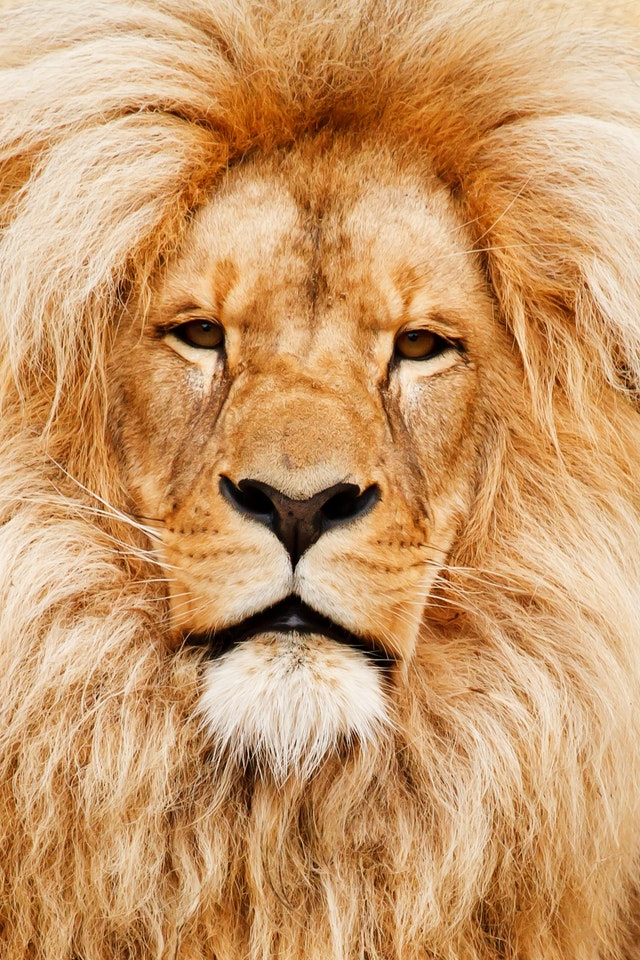
#> input picture image/lion.jpg, 640 x 960 px
$ python cv5-Image-Manipulation-Noise-Removal.py
#> lines starting #> are read from the running program, lines starting #| are printed output that depends on the picture
# python cv5-Image-Manipulation-Noise-Removal.py

# we study noise removal one of the branch of Image manipulation
import numpy as np
import cv2
# from google.colab.patches import cv2_imshow
import matplotlib.pyplot as plt

lion_img = cv2.imread("image/lion.jpg")
#> lion_img is the input picture: shape (960, 640, 3); mean B, G, R 106.8, 154.5, 202.2
print(lion_img.shape)
#| (960, 640, 3)
# cv2_imshow(lion_img)
# cv2.imshow("lion_img",lion_img)


# Image Denoising
# it apply noising filter
# it remove large extent by its averaging pixels by  taking mean of pixel in that area and denoising it
"""
Modification of fastNlMeansDenoising function for colored images.

Parameters
    src	            Input 8-bit 3-channel image.
    dst	            Output image with the same size and type as src .
    h_luminance	    Parameter regulating filter strength. Big h value perfectly removes noise but also removes image details, smaller h value preserves details but also preserves some noise
    photo_render	  float The same as h but for color components. For most images value equals 10 will be enough to remove colored noise and do not distort colors
    search_window	  Size in pixels of the window that is used to compute weighted average for given pixel. Should be odd. Affect performance linearly: greater search_window - greater denoising time. Recommended value 21 pixels
    block_size	    Size in pixels of the template patch that is used to compute weights. Should be odd. Recommended value 7 pixels
    stream	        Stream for the asynchronous invocations.

"""

denoise = cv2.fastNlMeansDenoisingColored(lion_img , None , 19,10 ,21 ,7)
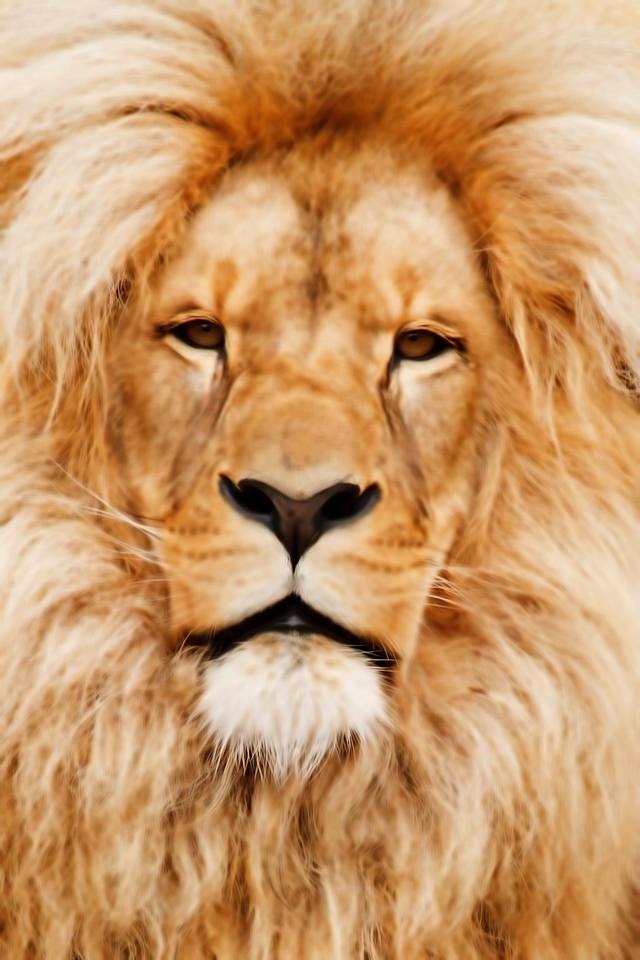
#> denoise: shape (960, 640, 3); mean B, G, R 104.7, 153.5, 201.9
display2 = np.hstack((lion_img , denoise))
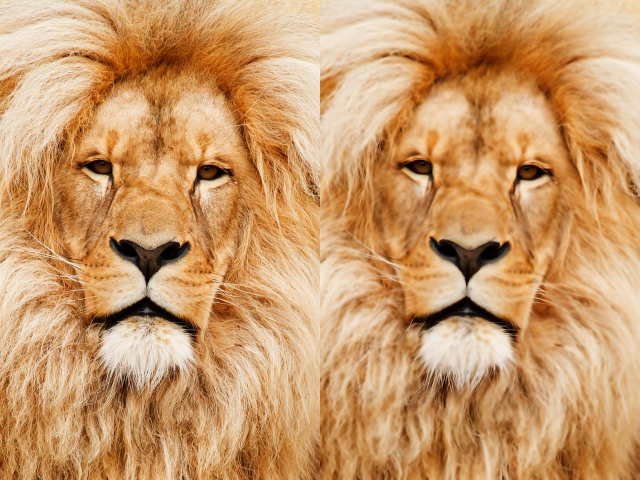
#> display2: shape (960, 1280, 3) (shown at 1/2 size); mean B, G, R 105.7, 154, 202
# cv2_imshow(display2)
cv2.imshow("Both image before & After noise Removal",display2)

$ run again, with image/dark.jpg copied over image/lion.jpg
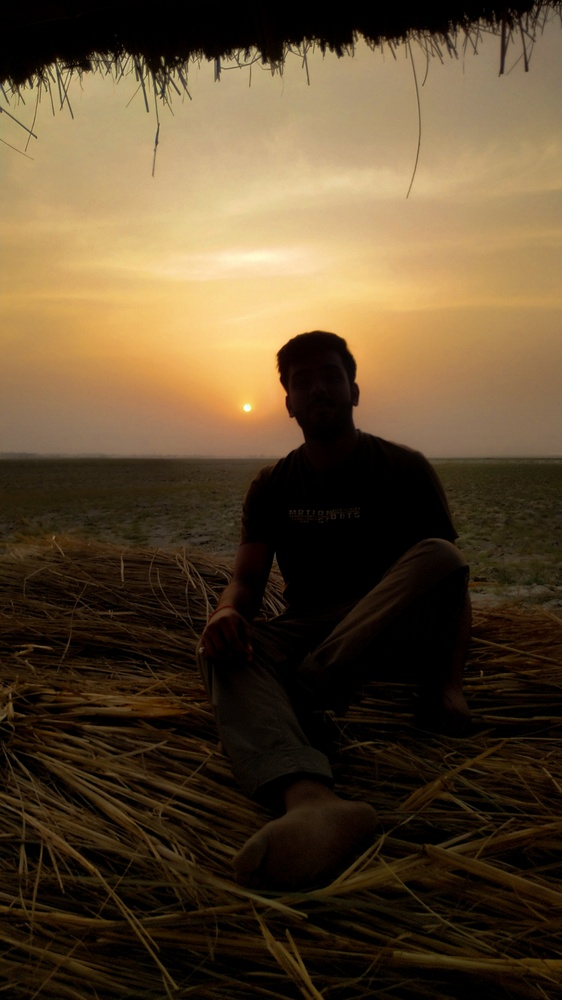
#> input picture image/dark.jpg, 562 x 1000 px, shrunk from 2250 x 4000 before the run
#> lion_img is the input picture: shape (1000, 562, 3); mean B, G, R 46.9, 71.9, 90.6
#| (1000, 562, 3)
#> `display2 = np.hstack((lion_img , denoise))`:
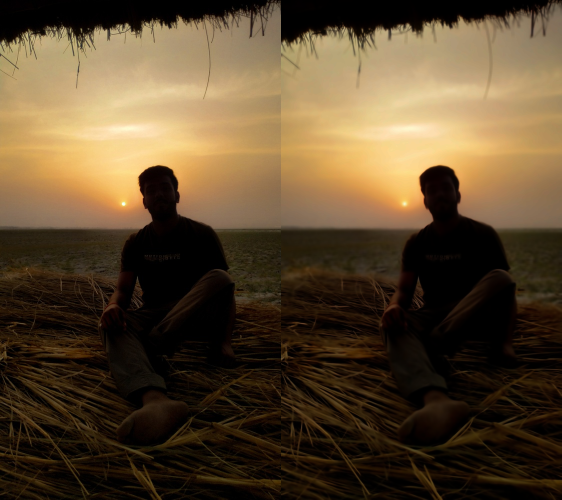
#> display2: shape (1000, 1124, 3) (shown at 1/2 size); mean B, G, R 46.5, 71.5, 90.3

$ run again, with image/img1.jpg copied over image/lion.jpg
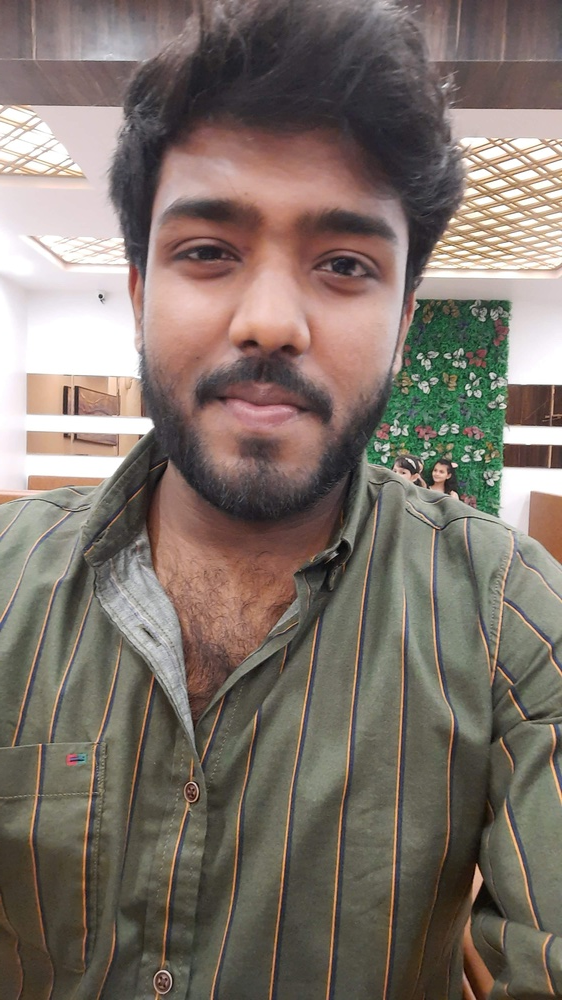
#> input picture image/img1.jpg, 562 x 1000 px, shrunk from 2250 x 4000 before the run
#> lion_img is the input picture: shape (1000, 562, 3); mean B, G, R 105.7, 114, 125.5
#| (1000, 562, 3)
#> `denoise = cv2.fastNlMeansDenoisingColored(lion_img , None , 19,10 ,21 ..`:
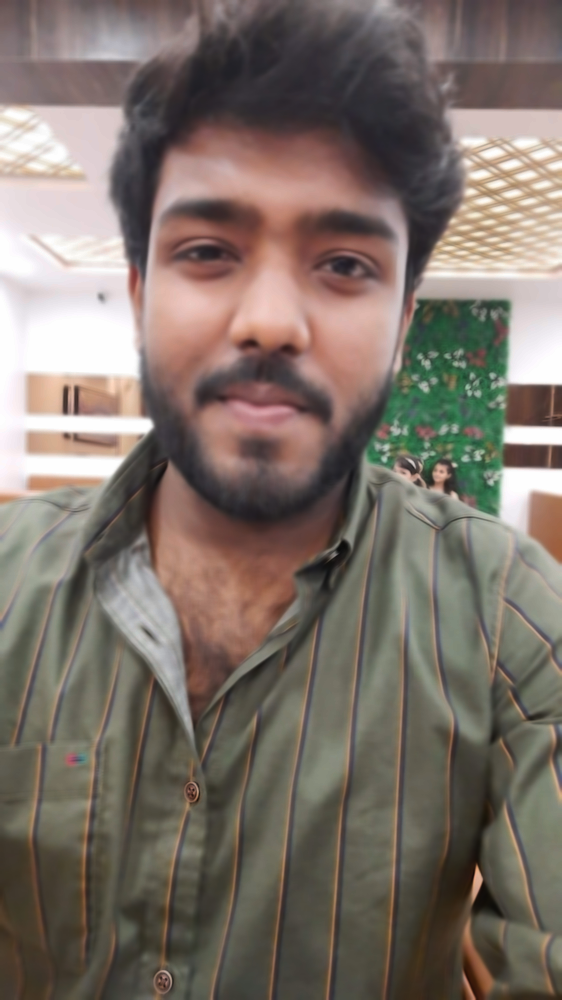
#> denoise: shape (1000, 562, 3); mean B, G, R 104.7, 113.2, 124.6
#> `display2 = np.hstack((lion_img , denoise))`:
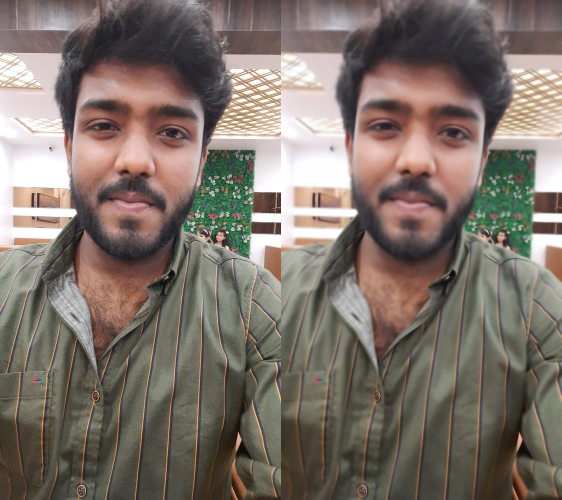
#> display2: shape (1000, 1124, 3) (shown at 1/2 size); mean B, G, R 105.2, 113.6, 125
